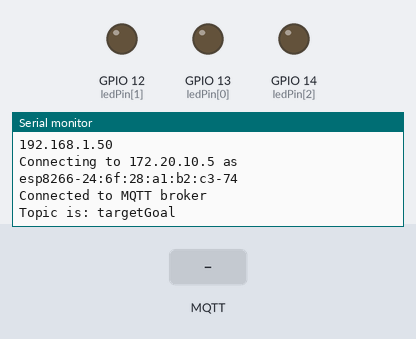
This sketch was run on a simulated ESP8266 (NodeMCU). On the bench: output pins drawn as LEDs (lit = HIGH), the last lines printed to the serial monitor. The inputs (shaded band) are chosen by the test bench. WiFi joins after 1.5 s; servers stay silent unless stated; no MQTT or app messages arrive unless stated.

Above: at 2.7 s.
2.8 s: MQTT message "no time" arrives on the first subscribed topic
At 3.8 s:
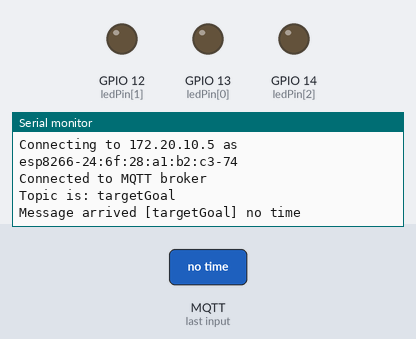
4.3 s: MQTT message "1" arrives on the first subscribed topic
At 4.9 s:
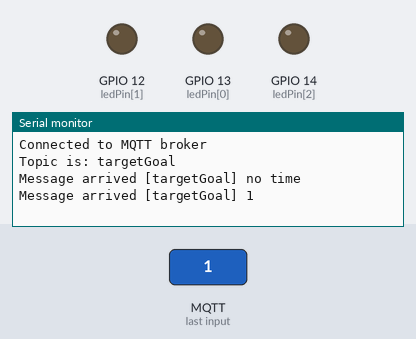
5.8 s: MQTT message "on" arrives on the first subscribed topic
At 7.2 s:
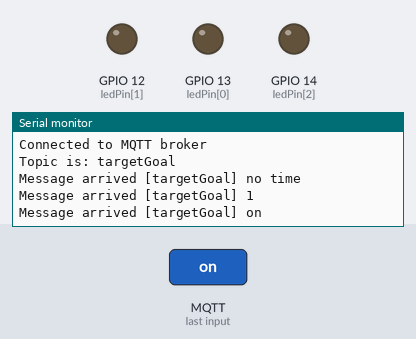

The sketch:

sketch_dec06b.ino
```cpp
#include <PubSubClient.h>
#include <ESP8266WiFi.h>

// connect to wifi
const char* ssid = "applemaca";
const char* password = "applemaca1989";

char* topic = "targetGoal";
char* server = "172.20.10.5";

// receive data from MQTT
int inByte = 0;         // incoming serial byte
String inputString = "";         // a String to hold incoming data
boolean stringComplete = false;  // whether the string is complete

//RGB LED pins
int ledPin[] = {13, 12, 14}; //the three digital pins of the digital LED
                         //11 = redPin, 10 = bluePin, 9 = greenPin

const boolean ON = LOW;     //Define on as LOW (this is because we use a common
                            //Anode RGB LED (common pin is connected to +5 volts)
const boolean OFF = HIGH;   //Define off as HIGH

//Predefined Colors
boolean RED[] = {ON, OFF, OFF};
boolean GREEN[] = {OFF, ON, OFF};
boolean BLUE[] = {OFF, OFF, ON};
boolean YELLOW[] = {ON, ON, OFF};
boolean CYAN[] = {OFF, ON, ON};
boolean MAGENTA[] = {ON, OFF, ON};
boolean WHITE[] = {ON, ON, ON};
boolean BLACK[] = {OFF, OFF, OFF};

//An Array that stores the predefined colors
const boolean* COLORS[] = {RED, GREEN, BLUE, YELLOW, CYAN, MAGENTA, WHITE, BLACK};

WiFiClient wifiClient;

int targetSet = 0;
int totalCount = 100;

void callback(char* topic, byte* payload, unsigned int length) {
  Serial.print("Message arrived [");
  Serial.print(topic);
  Serial.print("] ");

  String myMessage = "";

  for (int i = 0; i < length; i++) {
    //Serial.print((char)payload[i]);

    myMessage += (char)payload[i];
  }


  if (myMessage == "no time") {
    setColor(ledPin, MAGENTA);    //Set the color of LED one
  }
  Serial.println(myMessage);
  Serial.println();
}

PubSubClient client(server, 1883, callback, wifiClient);

String macToStr(const uint8_t* mac)
{
  String result;
  for (int i = 0; i < 6; ++i) {
    result += String(mac[i], 16);
    if (i < 5)
      result += ':';
  }
  return result;
}

void setup() {
  Serial.begin(115200);
  delay(10);

//  pinMode(redPin, OUTPUT);
//  pinMode(greenPin, OUTPUT);
//  pinMode(bluePin, OUTPUT);

  for(int i = 0; i < 3; i++){
   pinMode(ledPin[i], OUTPUT);   //Set the three LED pins as outputs
  }

  Serial.println();
  Serial.println();
  Serial.print("Connecting to ");
  Serial.println(ssid);

  WiFi.begin(ssid, password);

  while (WiFi.status() != WL_CONNECTED) {
    delay(500);
    Serial.print(".");
  }
  Serial.println("");
  Serial.println("WiFi connected");
  Serial.println("IP address: ");
  Serial.println(WiFi.localIP());

  // Generate client name based on MAC address and last 8 bits of microsecond counter
  String clientName;
  clientName += "esp8266-";
  uint8_t mac[6];
  WiFi.macAddress(mac);
  clientName += macToStr(mac);
  clientName += "-";
  clientName += String(micros() & 0xff, 16);

  Serial.print("Connecting to ");
  Serial.print(server);
  Serial.print(" as ");
  Serial.println(clientName);

  if (client.connect("piggybank")) {
    Serial.println("Connected to MQTT broker");
    Serial.print("Topic is: ");
    Serial.println(topic);
    client.subscribe(topic);

  }
  else {
    Serial.println("MQTT connect failed");
    Serial.println("Will reset and try again...");
    abort();
  }
}

void loop() {

  setColor(ledPin, WHITE);

  if (!client.connected()) {
    reconnect();
  }
  client.loop();

  setTargetGoal();
}

void setTargetGoal() {
  targetSet = inByte;

  if (targetSet == totalCount) {
    setColor(ledPin, RED);
  }
}

void reconnect() {
  // Loop until we're reconnected
  while (!client.connected()) {
    Serial.print("Attempting MQTT connection...");


    // Attempt to connect
    if (client.connect("piggybank")) {
      Serial.println("connected");
      // Once connected, publish an announcement...
      client.publish("outTopic", "hello world");
      // ... and resubscribe
      client.subscribe("inTopic");
    } else {
      Serial.print("failed, rc=");
      Serial.print(client.state());
      Serial.println(" try again in 5 seconds");
      // Wait 5 seconds before retrying
      delay(5000);
    }
  }
}


void setColor(int* led, boolean* color) {
  for(int i = 0; i < 3; i++){
    digitalWrite(led[i], color[i]);
  }
}
```

Measured:
- after the input at 2.8 s, the serial monitor: prints a new line at once (image 1)
- after the input at 4.3 s, the serial monitor: prints a new line at once (image 2)
- after the input at 5.8 s, the serial monitor: prints a new line at once (image 3)
